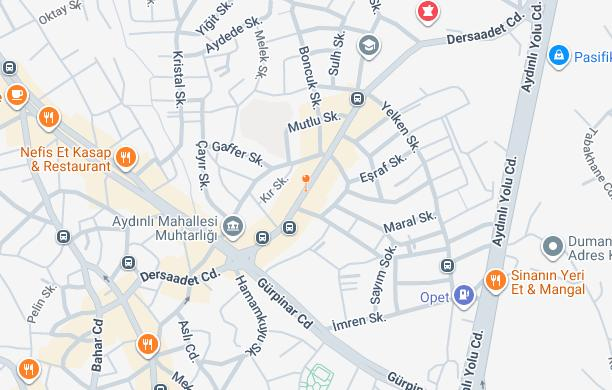
#> input picture 1.Hafta/inputs/input2.jpg, 612 x 390 px; its folder holds only this picture in this run
$ python task_resizing.py
#> lines starting #> are read from the running program, lines starting #| are printed output that depends on the picture
import cv2
import glob
import os

girdi_yolu = "inputs/*.jpg"
resimler = sorted(glob.glob(girdi_yolu))

if not resimler:
    print("inputs klasorunde gorsel bulunamadi!")
    exit()

hedef_boyut = (1024, 768)

for i, yol in enumerate(resimler, start=1):
    img = cv2.imread(yol)
#> img is the input picture: shape (390, 612, 3); mean B, G, R 232.7, 233, 232.5
    if img is None:
        continue

    #INTER_LINEAR
    boyutlandirilmis = cv2.resize(img, hedef_boyut, interpolation=cv2.INTER_LINEAR)
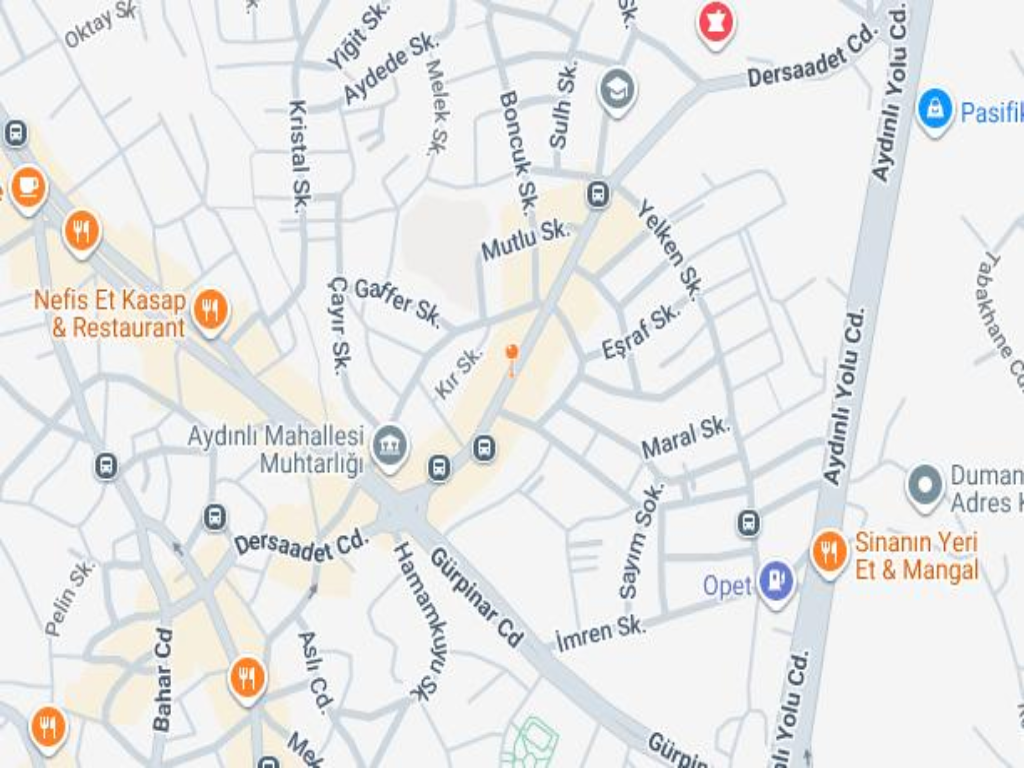
#> boyutlandirilmis: shape (768, 1024, 3); mean B, G, R 232.6, 232.9, 232.4

    cikti_adi = f"cikti_{i}_1024x768.jpg"
    cv2.imwrite(cikti_adi, boyutlandirilmis)
    print(f"{yol} -> {cikti_adi} olarak kaydedildi.")

print("Tum gorseller 1024x768 boyutuna getirildi.")
